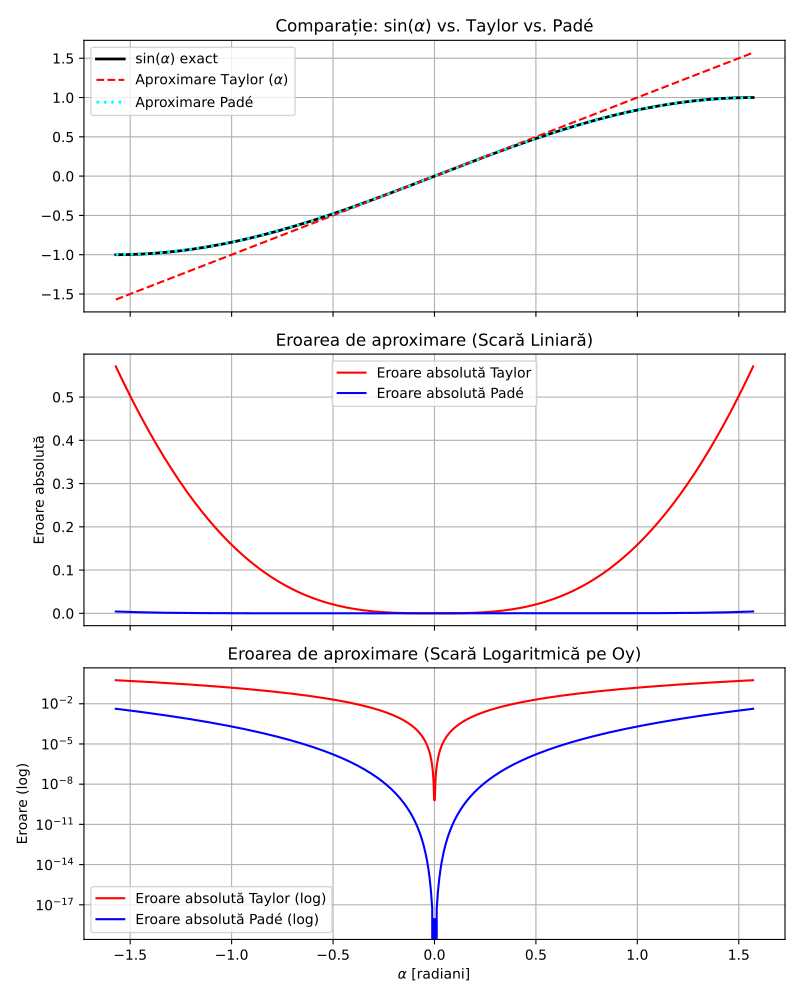

Generate this figure with Python:
import numpy as np
import matplotlib.pyplot as plt


alpha = np.linspace(-np.pi / 2, np.pi / 2, 1000) # 1000 de esnt


sin = np.sin(alpha)
aprox_taylor = alpha
aprox_pade = (alpha - (7 * alpha**3) / 60) / (1 + (alpha**2) / 20)

# calcul erori
err_taylor = np.abs(sin - aprox_taylor)
err_pade = np.abs(sin - aprox_pade)

fig, axs = plt.subplots(3, 1, figsize=(8, 10), sharex=True)


axs[0].plot(alpha, sin, label='$\sin(\\alpha)$ exact', color='black', linewidth=2)
axs[0].plot(alpha, aprox_taylor, label='Aproximare Taylor ($\\alpha$)', linestyle='--', color='red')
axs[0].plot(alpha, aprox_pade, label='Aproximare Padé', linestyle=':', color='cyan', linewidth=2)
axs[0].set_title('Comparație: $\sin(\\alpha)$ vs. Taylor vs. Padé')
axs[0].legend()
axs[0].grid(True)


axs[1].plot(alpha, err_taylor, label='Eroare absolută Taylor', color='red')
axs[1].plot(alpha, err_pade, label='Eroare absolută Padé', color='blue')
axs[1].set_title('Eroarea de aproximare (Scară Liniară)')
axs[1].set_ylabel('Eroare absolută')
axs[1].legend()
axs[1].grid(True)


axs[2].semilogy(alpha, err_taylor, label='Eroare absolută Taylor (log)', color='red')
axs[2].semilogy(alpha, err_pade, label='Eroare absolută Padé (log)', color='blue')
axs[2].set_title('Eroarea de aproximare (Scară Logaritmică pe Oy)')
axs[2].set_xlabel('$\\alpha$ [radiani]')
axs[2].set_ylabel('Eroare (log)')
axs[2].legend()
axs[2].grid(True, which="both", ls="-")

plt.tight_layout()
plt.savefig('ex8.pdf')
plt.show()
